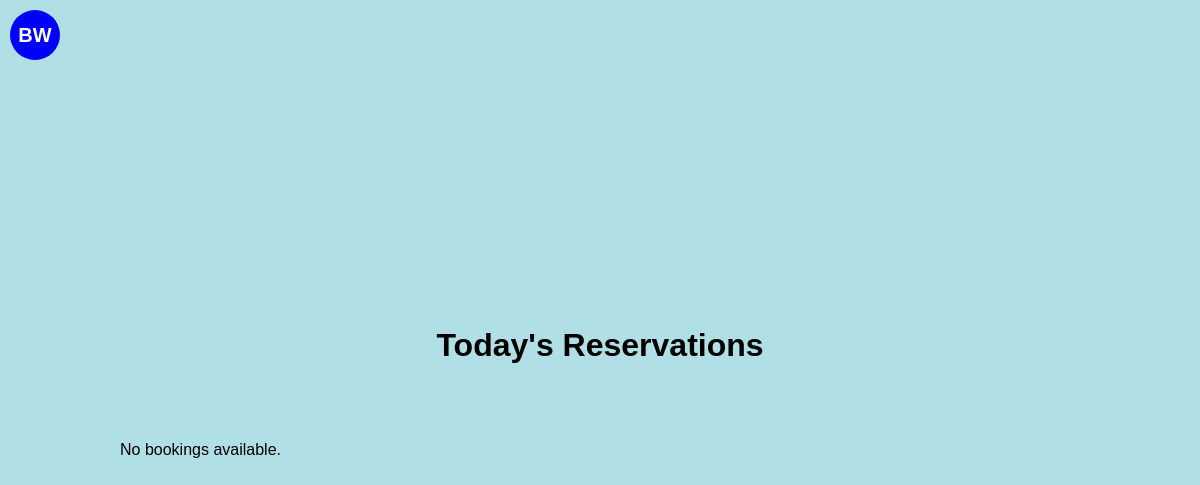
Before: / with the older database file.
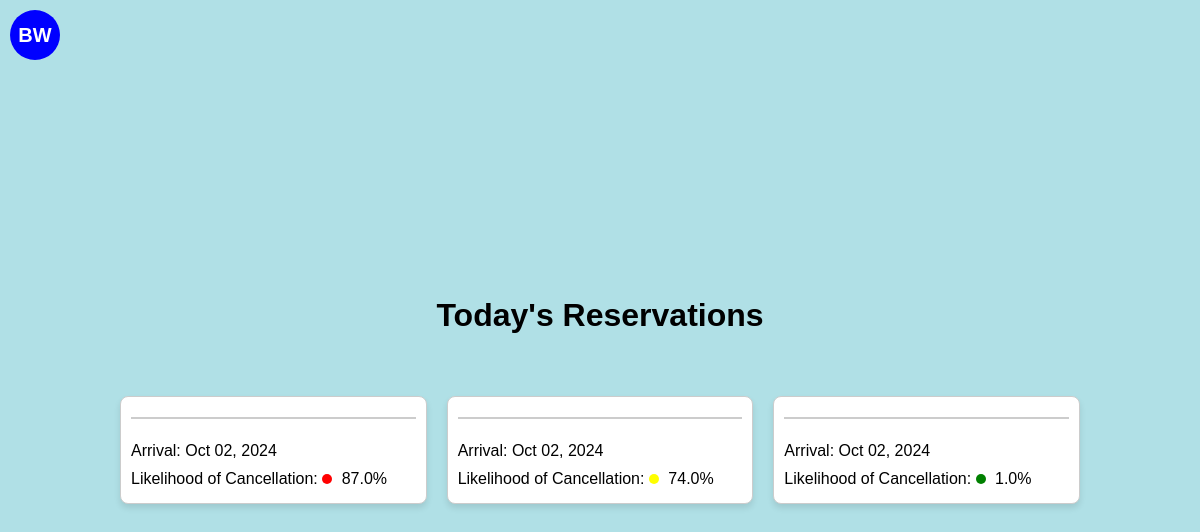
After: the same page with the newer database file.
### cancellationPredictor/models.py (models this page shows, shortened)
class Booking(models.Model):
    month_of_booking = models.IntegerField()
    day_of_booking = models.IntegerField()
    weekday_of_booking = models.IntegerField()
    month_of_arrival = models.IntegerField()
    day_of_arrival = models.IntegerField()
    weekday_of_arrival = models.IntegerField()
    num_of_nights = models.IntegerField()
    is_repeated_guest = models.BooleanField()
    previous_stays = models.IntegerField()
    previous_cancellations = models.IntegerField()
    booking_to_arrival_duration = models.IntegerField()
    rate = models.DecimalField(max_digits=10, decimal_places=2)  # Assuming 'Rate' needs to handle decimals
    override = models.DecimalField(max_digits=10, decimal_places=2)  # Assuming 'Override' is a monetary value
    probability = models.DecimalField(max_digits=10, decimal_places=6)  # Storing probabilities with precision
    prediction = models.BooleanField()  # Assuming prediction is a binary outcome (True/False)
    guest_name = models.TextField()  # Adjust max_length as needed
    date_booking_made = models.DateField()
    scheduled_arrival = models.DateField()

### cancellationPredictor/views.py (the view)
# urls.py: path('', BookingListView.as_view(), name='booking-list'),
class BookingListView(ListView):
    model = Booking
    template_name = 'cancellationPredictor/booking_list.html'
    context_object_name = 'bookings'
    def get_queryset(self):
        today = timezone.localdate()
        today_arrivals = Booking.objects.filter(scheduled_arrival=today)
        fake = Faker()  # Create a Faker generator instance
        for booking in today_arrivals:
            booking.guest_name = fake.name()
        return today_arrivals

### cancellationPredictor/templatetags/custom_filters.py (called while the page is built)
@register.filter(name='multiply')
def multiply(value, arg):
    try:
        return float(value) * float(arg)
    except (ValueError, TypeError):
        return ''  # You might choose to handle the error differently.

### templates/cancellationPredictor/booking_list.html (shortened to what this page needs)
{% load custom_filters %}
<!DOCTYPE html>
<html>
<head>
</head>
<body>
    <div id="logo">BW</div>
    <h1>Today's Reservations</h1>
    <div class="grid-container">
        {% for booking in bookings %}
        <div class="card">
            <h3>{{ booking.guest_name }}</h3>
            <p>Arrival: {{ booking.scheduled_arrival|date:"M d, Y" }}</p>
            <p>Likelihood of Cancellation:
                <span class="probability-circle" style="background-color:
                    {% if booking.probability|multiply:100 < 25 %}
                        green
                    {% elif booking.probability|multiply:100 < 50 %}
                        yellowgreen
                    {% elif booking.probability|multiply:100 < 75 %}
                        yellow
                    {% else %}
                        red
                    {% endif %};
                "></span>
                {{ booking.probability|floatformat:2|multiply:100 }}%
            </p>
        </div>
        {% empty %}
        <p>No bookings available.</p>
        {% endfor %}
    </div>
</body>
</html>

### templates/cancellationPredictor/booking_list.html (style rules this page uses)
body { display: flex; flex-direction: column; align-items: center; justify-content: center; min-height: 100vh; margin: 0; font-family: Arial, sans-serif; background-color: #B0E0E6; }
#logo { position: absolute; top: 10px; left: 10px; width: 50px; height: 50px; background-color: #0000FF; border-radius: 50%; display: flex; justify-content: center; align-items: center; color: white; font-weight: bold; font-size: 20px; }
.grid-container { display: grid; grid-template-columns: repeat(auto-fill, minmax(250px, 1fr)); grid-gap: 20px; padding: 20px; width: 80%; max-width: 1000px; margin-top: 20px; }
.card { background-color: #FFFFFF; border: 1px solid #ccc; border-radius: 8px; box-shadow: 0 4px 6px rgba(0,0,0,0.1); padding: 10px; display: flex; flex-direction: column; justify-content: space-between; }
.card h3 { margin-top: 0; color: #333; border-bottom: 2px solid #ccc; padding-bottom: 10px; }
.card p { margin: 5px 0; }
.probability-circle { height: 10px; width: 10px; border-radius: 50%; display: inline-block; margin-right: 5px; }

Changed rows visible on the page:
added Booking: scheduled_arrival "Oct 02, 2024", probability|multiply "87.0"
added Booking: scheduled_arrival "Oct 02, 2024", probability|multiply "74.0"
added Booking: scheduled_arrival "Oct 02, 2024", probability|multiply "1.0"
Other visible differences:
text no longer shown: "No bookings available."
